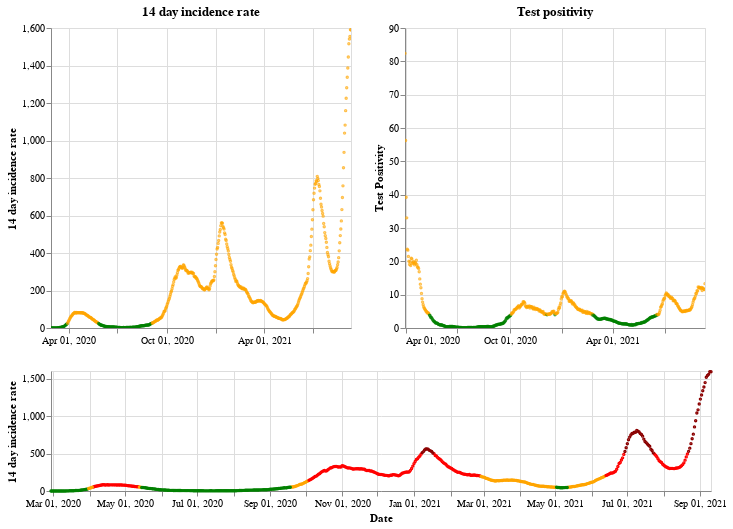

Notebook source saved alongside this figure:
### Markdown cell above
## Scotland

### Code cell
plot_traffic_light('Scotland')

### Figure 1 — Vega-Lite specification as saved in the notebook (floating-point values rounded to 4 significant figures; data arrays with more than 128 entries replaced by an {"elided": "..."} marker saying what was removed)
{"config": {"view": {"continuousWidth": 400, "continuousHeight": 300}}, "vconcat": [{"hconcat": [{"mark": {"type": "point", "size": 2}, "encoding": {"color": {"condition": {"value": "green", "test": "(datum.twoWeeklyCasesRate <= 25)"}, "value": "orange"}, "tooltip": [{"type": "nominal", "field": "areaName"}, {"type": "temporal", "field": "date"}, {"type": "quantitative", "field": "twoWeeklyCasesRate"}, {"type": "quantitative", "field": "testPositivity"}], "x": {"type": "temporal", "axis": {"title": ""}, "field": "date", "scale": {"domain": {"selection": "DateBrush"}}, "timeUnit": "yearmonthdate"}, "y": {"type": "quantitative", "axis": {"title": "14 day incidence rate"}, "field": "twoWeeklyCasesRate"}}, "title": "14 day incidence rate", "width": 300}, {"mark": {"type": "point", "size": 2}, "encoding": {"color": {"condition": {"value": "green", "test": "(datum.testPositivity <= 4)"}, "value": "orange"}, "tooltip": [{"type": "nominal", "field": "areaName"}, {"type": "temporal", "field": "date"}, {"type": "quantitative", "field": "twoWeeklyCasesRate"}, {"type": "quantitative", "field": "testPositivity"}], "x": {"type": "temporal", "axis": {"title": ""}, "field": "date", "scale": {"domain": {"selection": "DateBrush"}}, "timeUnit": "yearmonthdate"}, "y": {"type": "quantitative", "axis": {"title": "Test Positivity"}, "field": "testPositivity"}}, "title": "Test positivity", "width": 300}]}, {"layer": [{"mark": {"type": "point", "size": 2}, "encoding": {"color": {"condition": {"value": "orange", "test": "(((datum.testPositivity < 4) && (datum.twoWeeklyCasesRate >= 50)) && (datum.twoWeeklyCasesRate < 200))"}, "value": "red"}, "opacity": {"condition": {"value": 1, "test": "((datum.twoWeeklyCasesRate >= 50) && (datum.twoWeeklyCasesRate < 500))"}, "value": 0}, "tooltip": [{"type": "nominal", "field": "areaName"}, {"type": "temporal", "field": "date"}, {"type": "quantitative", "field": "twoWeeklyCasesRate"}, {"type": "quantitative", "field": "testPositivity"}], "x": {"type": "temporal", "axis": {"title": "Date"}, "field": "date", "timeUnit": "yearmonthdate"}, "y": {"type": "quantitative", "axis": {"title": "14 day incidence rate"}, "field": "twoWeeklyCasesRate"}}, "selection": {"DateBrush": {"type": "interval", "encodings": ["x"], "fields": ["Time"]}}}, {"mark": {"type": "point", "size": 2}, "encoding": {"color": {"value": "darkred"}, "opacity": {"condition": {"value": 1, "test": "(datum.twoWeeklyCasesRate >= 500)"}, "value": 0}, "tooltip": [{"type": "nominal", "field": "areaName"}, {"type": "temporal", "field": "date"}, {"type": "quantitative", "field": "twoWeeklyCasesRate"}, {"type": "quantitative", "field": "testPositivity"}], "x": {"type": "temporal", "axis": {"title": "Date"}, "field": "date", "timeUnit": "yearmonthdate"}, "y": {"type": "quantitative", "axis": {"title": "14 day incidence rate"}, "field": "twoWeeklyCasesRate"}}}, {"mark": {"type": "point", "size": 2}, "encoding": {"color": {"condition": {"value": "green", "test": "((datum.testPositivity < 4) && (datum.twoWeeklyCasesRate < 50))"}, "value": "orange"}, "opacity": {"condition": {"value": 1, "test": "(datum.twoWeeklyCasesRate < 50)"}, "value": 0}, "tooltip": [{"type": "nominal", "field": "areaName"}, {"type": "temporal", "field": "date"}, {"type": "quantitative", "field": "twoWeeklyCasesRate"}, {"type": "quantitative", "field": "testPositivity"}], "x": {"type": "temporal", "axis": {"title": "Date"}, "field": "date", "timeUnit": "yearmonthdate"}, "y": {"type": "quantitative", "axis": {"title": "14 day incidence rate"}, "field": "twoWeeklyCasesRate"}}}], "height": 120, "width": 660}], "data": {"name": "data-e0891a1e112caaaa639841643d060d57"}, "$schema": "https://vega.github.io/schema/vega-lite/v4.8.1.json", "datasets": {"data-e0891a1e112caaaa639841643d060d57": {"elided": "561 records"}}}
